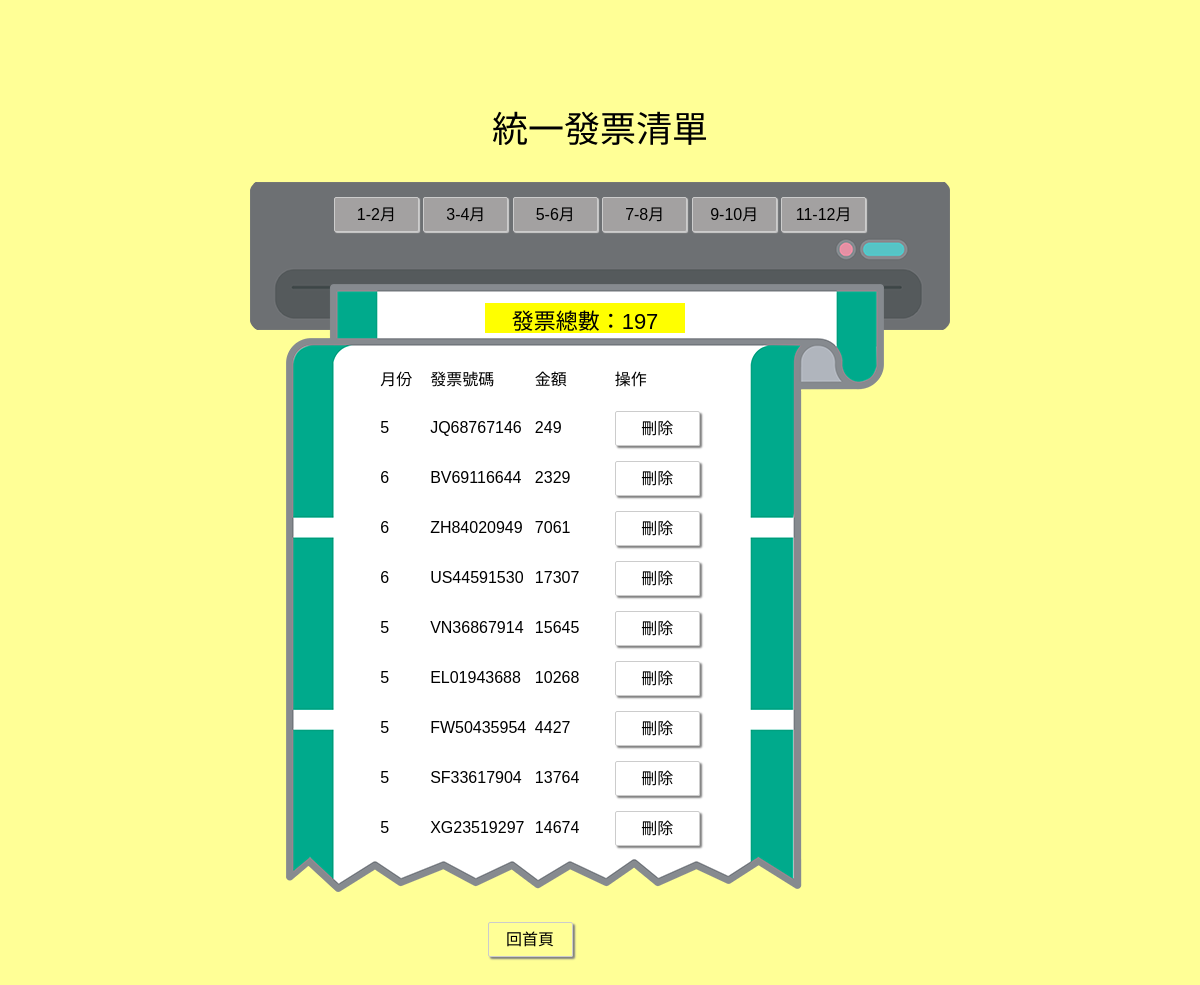
The page /receipt-list.php?period=3 on the database its author committed.
### tables this page shows
CREATE TABLE `receipt` (
  `id` int(10) NOT NULL COMMENT '序號',
  `year` int(4) NOT NULL COMMENT '年份',
  `month` int(2) NOT NULL COMMENT '月份',
  `number` varchar(10) NOT NULL COMMENT '發票號碼',
  `cost` int(10) NOT NULL COMMENT '金額'
);

### connect.php (called while the page is built, shortened)
<?php
$dsn = "mysql:host=localhost;charset=utf8;dbname=lottery";
$pdo = new PDO($dsn,'root','0303');
function find($table,$period){
    global $pdo;
    $year = 2019;
    $oddMonth = ($period*2)-1;
    $evenMonth = $period*2;
    $sql = "select * from $table where (month='$oddMonth' or month='$evenMonth') and year='$year'";
    return $pdo->query($sql)->fetchAll();
}
?>

### receipt-list.php (the view, shortened to what this page needs)
<!DOCTYPE html>
<html lang="en">
<head>
</head>
<body>
    <p>統一發票清單</p>
    <div id="main">
        <div id="topbar">
        <a class="color" href="receipt-list.php?period=1">1-2月</a>
        <a class="color" href="receipt-list.php?period=2">3-4月</a>
        <a class="color" href="receipt-list.php?period=3">5-6月</a>
        <a class="color" href="receipt-list.php?period=4">7-8月</a>
        <a class="color" href="receipt-list.php?period=5">9-10月</a>
        <a class="color" href="receipt-list.php?period=6">11-12月</a>
        </div><br>
        <div id="listbg">
                <?php
                include "connect.php";
                if(!empty($_GET['period'])){
                ?>
                <div id="list">
                    <table>
                    <tr>
                        <td>月份</td>
                        <td>發票號碼</td>
                        <td>金額</td>
                        <td>操作</td>
                    </tr>
                    <?php
                    $row = find("receipt",$_GET['period']);
                    $sum = 0;
                    foreach($row as $info){
                    ?>
                    <tr>
                        <td><?=$info['month'];?></td>
                        <td><?=$info['number'];?></td>
                        <td><?=$info['cost'];?></td>
                        <td><a href="del_receipt.php?id=<?=$info['id'];?>&period=<?=$_GET['period'];?>">刪除</a></td>
                    </tr>
                    <?php
                    $sum++;
                    }
                    ?>
                    </table>
                </div>
                <div id="sum">發票總數：<?=$sum;?></div>
            <?php
            }
            ?>
        </div>
        <div id="index"><a href="index.php">回首頁</a></div>
    </div>
</body>
</html>

### receipt-list.php (style rules this page uses)
* { font-family: "Microsoft JhengHei", Arial, Helvetica, sans-serif; box-sizing: border-box; margin: 0; padding: 0; list-style-type: none; }
body { background: #FFFF96; }
p { text-align: center; margin: 100px auto 30px auto; font-size: 36px; }
a { text-decoration: none; display: inline-block; width: 85px; height: 35px; border: 1px solid #ccc; border-radius: 2px; color: black; padding: 3px; text-align: center; box-shadow: 2px 2px 2px grey; }
table { border-collapse: collapse; border-spacing: 0; margin: 0 auto; }
td { width: 50px; height: 50px; padding: 3px; }
td:not(:first-child) { width: 80px; }
#main { width: 750px; height: 800px; margin: 0 auto; position: relative; }
#topbar { width: 700px; height: 148px; padding: 15px; margin: 0 25px; text-align: center; justify-content: space-between; position: absolute; background-image: url(./images/printer.png); }
#listbg { width: 600px; height: 610px; margin: 83px 60px; padding: 20px 0 0 0; position: absolute; background-image: url(./images/invoice.png); }
#list { width: 410px; height: 500px; position: absolute; overflow: auto; margin: 50px; }
#index { width: 110px; height: 60px; text-align: center; margin: 0 250px; padding: 10px; position: absolute; bottom: 10px; }
#sum { width: 200px; height: 30px; margin: 0 200px ; position: absolute; text-align: center; font-size: 22px; background: yellow; }
.color { background: #a3a1a1; box-shadow: 1px 1px 1px #ccc; }

### rows shown on the page
receipt: month "5", number "JQ68767146", cost "249"
receipt: month "6", number "BV69116644", cost "2329"
receipt: month "6", number "ZH84020949", cost "7061"
receipt: month "6", number "US44591530", cost "17307"
receipt: month "5", number "VN36867914", cost "15645"
receipt: month "5", number "EL01943688", cost "10268"
receipt: month "5", number "FW50435954", cost "4427"
receipt: month "5", number "SF33617904", cost "13764"
receipt: month "5", number "XG23519297", cost "14674"

### other values the page prints
$sum "197"
